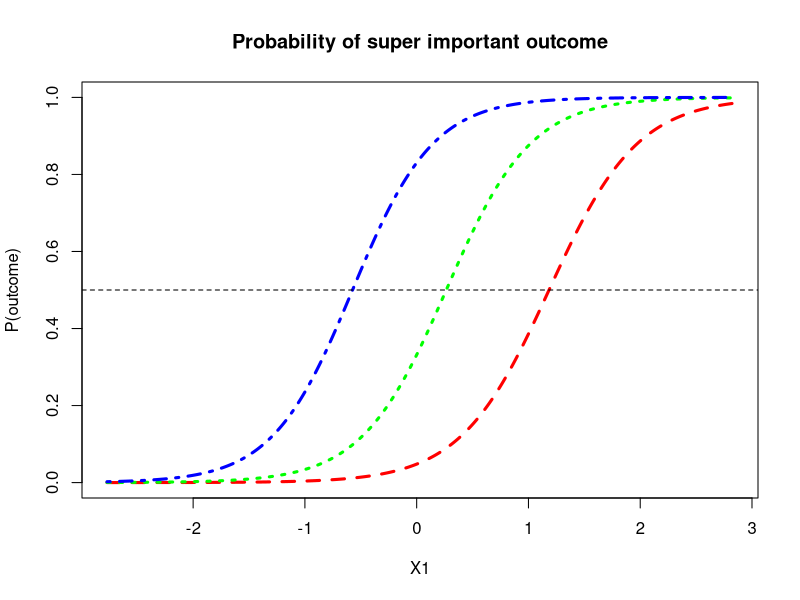
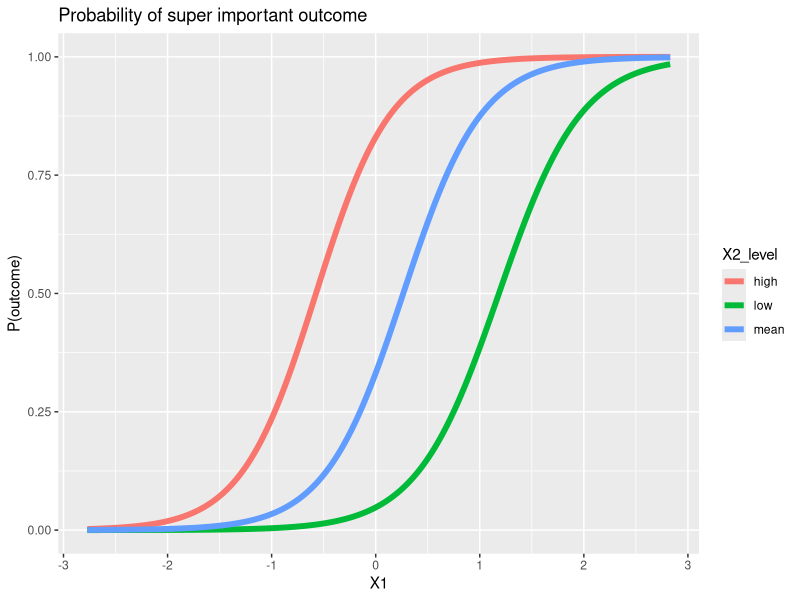

Here is the R script that generated these plots, in order:
## ---- chunk 1
set.seed(24601) # setting this so the random results will be repeatable 

library(MASS)
covmat <- matrix(c(1.0,   0.2,   0.6, 
                   0.2,   1.0,  -0.5, 
                   0.6,  -0.5,   1.0), nrow=3) # the true cov matrix for my data
data <- mvrnorm(300, mu=c(0,0,0), Sigma=covmat) # generate random data that match that cov matrix
colnames(data) <- c("X1", "X2", "DV")
data <- as.data.frame(data)
data$group <- gl(n=3, k=ceiling(nrow(data)/3), labels=c("a", "b", "c", "d"))
# add some group differences and interaction stuff...
data$DV <- with(data, ifelse(group=="c" & X1 > 0, DV+rnorm(n=1, mean=1), 
                             ifelse(group=="b" & X1 > 0, DV+rnorm(n=1, mean=2) , DV)))
# make DV binary
data$DV <- ifelse(data$DV > 0, 1, 0)

# note this use of exponent in a formula will give us all 2-way interactions
model <- glm(DV ~ (X1 + X2 + group)^2, 
             data=data, na.action="na.exclude",  family="binomial") 
             
# save the coefficient values so we can use them in the equations
b0 <- model$coef[1] # intercept
X1 <- model$coef[2]
X2 <- -model$coef[3]
groupb <- model$coef[4]
groupc <- model$coef[5]
X1.X2 <- model$coef[6]
X1.groupb <- model$coef[7]
X1.groupc <- model$coef[8]
X2.groupb <- model$coef[9]
X2.groupc <- model$coef[10]
## ---- chunk 2
summary(model)
## ---- chunk 3
X1_range <- seq(from=min(data$X1), to=max(data$X1), by=.01)
## ---- chunk 4
summary(data$X2)
(X2_l <- mean(data$X2) - sd(data$X2) )
(X2_m <- mean(data$X2) )
(X2_h <- mean(data$X2) + sd(data$X2) )
## ---- chunk 5
X2_l_logits <- b0 + 
  X1*X1_range + 
  X2*X2_l + 
  groupb*0 + 
  groupc*0 + 
  X1.X2*X1_range*X2_l + 
  X1.groupb*X1_range*0 + 
  X1.groupc*X1_range*0 + 
  X2.groupb*X2_l*0 + 
  X2.groupc*X2_l*0 

X2_m_logits <- b0 + 
  X1*X1_range + 
  X2*X2_m + 
  groupb*0 + 
  groupc*0 + 
  X1.X2*X1_range*X2_m + 
  X1.groupb*X1_range*0 + 
  X1.groupc*X1_range*0 + 
  X2.groupb*X2_m*0 + 
  X2.groupc*X2_m*0 

X2_h_logits <- b0 + 
  X1*X1_range + 
  X2*X2_h + 
  groupb*0 + 
  groupc*0 + 
  X1.X2*X1_range*X2_h + 
  X1.groupb*X1_range*0 + 
  X1.groupc*X1_range*0 + 
  X2.groupb*X2_h*0 + 
  X2.groupc*X2_h*0 

# Compute the probibilities (this is what will actually get plotted):
X2_l_probs <- exp(X2_l_logits)/(1 + exp(X2_l_logits))
X2_m_probs <- exp(X2_m_logits)/(1 + exp(X2_m_logits))
X2_h_probs <- exp(X2_h_logits)/(1 + exp(X2_h_logits))
## ---- chunk 6
# We'll start by plotting the ref group:
plot(X1_range, X2_l_probs, 
     ylim=c(0,1),
     type="l", 
     lwd=3, 
     lty=2, 
     col="red", 
     xlab="X1", ylab="P(outcome)", main="Probability of super important outcome")


# Add the line for people who are in the b group
lines(X1_range, X2_m_probs, 
      type="l", 
      lwd=3, 
      lty=3, 
      col="green")

# Add the line for people who are in the c group
lines(X1_range, X2_h_probs, 
      type="l", 
      lwd=3, 
      lty=4, 
      col="blue")

# add a horizontal line at p=.5
abline(h=.5, lty=2)
## ---- chunk 7
library(ggplot2); library(tidyr)
# first you have to get the information into a long dataframe, which is what ggplot likes :)
plot.data <- data.frame(low=X2_l_probs, mean=X2_m_probs, high=X2_h_probs, X1=X1_range)
plot.data <- gather(plot.data, key=X2_level, value=prob, -X1) # this means gather all of the columns except X1
head(plot.data)

ggplot(plot.data, aes(x=X1, y=prob, color=X2_level)) + 
  geom_line(lwd=2) + 
  labs(x="X1", y="P(outcome)", title="Probability of super important outcome") 
